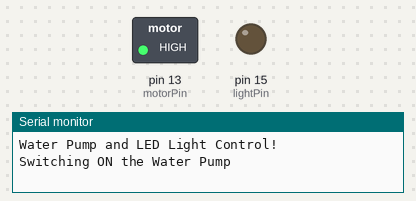
The sketch below on a simulated Arduino Uno, built with avr-gcc and run on an emulated ATmega328P. Shown: switched loads named in the sketch (green lamp = pin HIGH), output pins drawn as LEDs (lit = HIGH), the last lines printed to the serial monitor.

Above: at 2.5 s.
At 10.0 s:
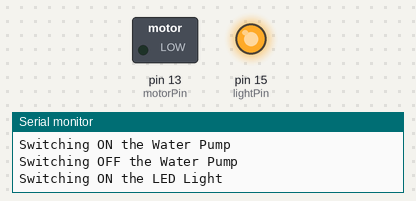
At 13.7 s:
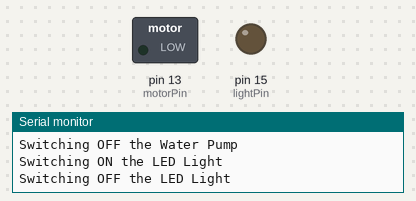
Timing chart, 0 to 19.5 s (numbered marks = the images above):
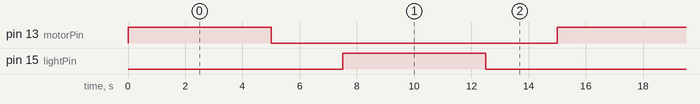

The sketch:

MOSFET_Control.ino
```cpp
/*
 * LED Light is connected to GPIO 15 or D8 pin
 * of the Wemos D1 Mini
 */
const int lightPin = 15;

/*
 * LED Light is connected to GPIO 13 or D7 pin
 * of the Wemos D1 Mini
 */
const int motorPin = 13;


/*
 * Function to switch ON the LED Light using MOSFET
 */
void lightON(void)
{
  digitalWrite(lightPin, HIGH);
}

/*
 * Function to switch OFF the LED Light using MOSFET
 */
void lightOff(void)
{
  digitalWrite(lightPin, LOW);
}

/*
 * Function to switch ON the water pump using MOSFET
 */
void motorPumpON(void)
{
  digitalWrite(motorPin, HIGH);
}

/*
 * Function to switch OFF the water pump using MOSFET
 */
void motorPumpOff(void)
{
  digitalWrite(motorPin, LOW);
}

void setup() {
  // put your setup code here, to run once:
 pinMode(motorPin, OUTPUT);
 pinMode(lightPin, OUTPUT);
 motorPumpOff();
 lightOff();

 Serial.begin(9600);
 Serial.println("");
 Serial.println("");

 Serial.println("Water Pump and LED Light Control!");
}

void loop() {
  // put your main code here, to run repeatedly:
 Serial.println("Switching ON the Water Pump");
 motorPumpON();
 delay(2500*2);
 Serial.println("Switching OFF the Water Pump");
 motorPumpOff();
 delay(2500);

 Serial.println("Switching ON the LED Light");
 lightON();
 delay(2500*2);
 Serial.println("Switching OFF the LED Light");
 lightOff();
 delay(2500);
}
```

Measured:
- by itself, pin 13 (motorPin), pin 15 (lightPin): alternates HIGH for 5.0 s and LOW for 10.0 s
- by itself, everything shown: repeats every 15.0 s, in 4 steps
